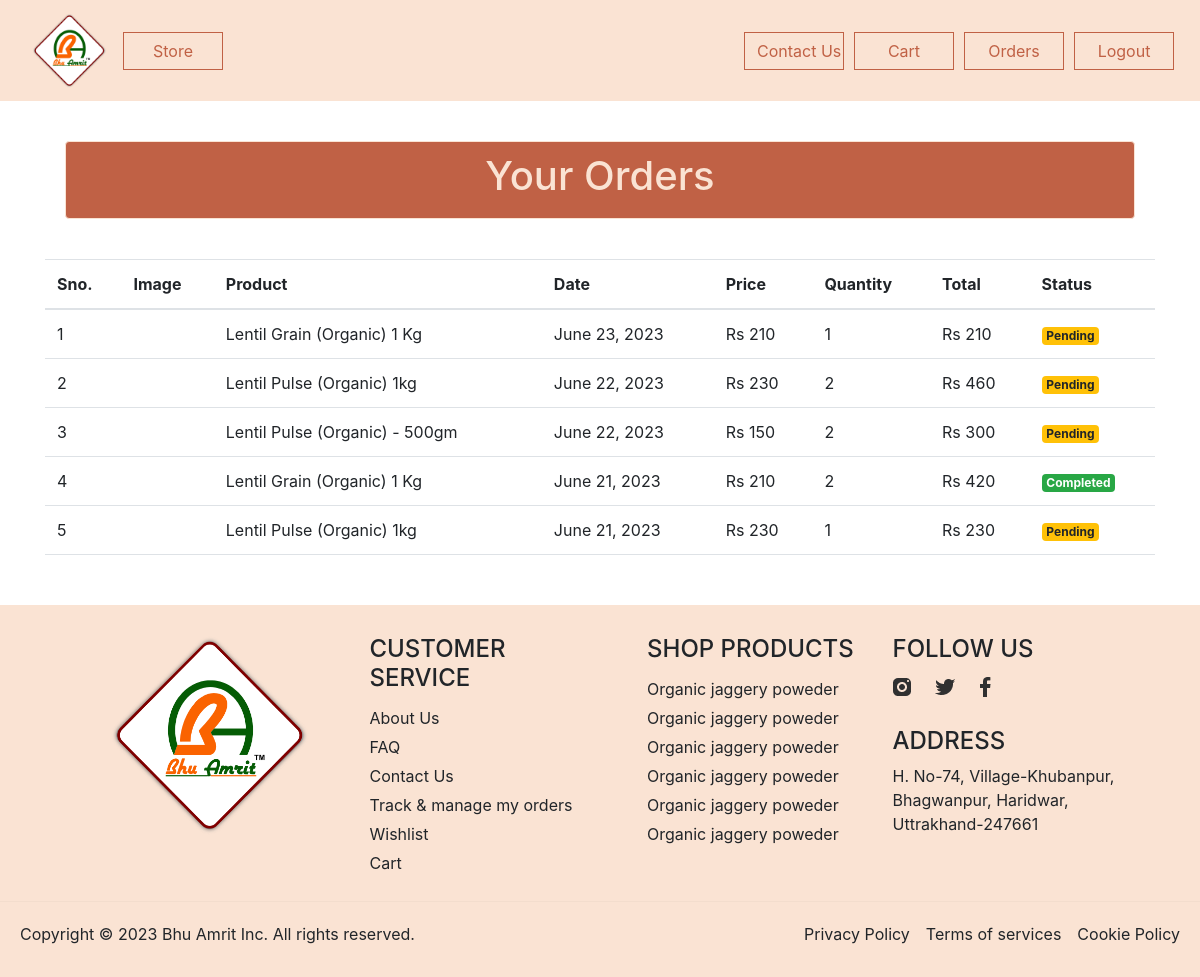
The page /orders (signed in) on the database its author committed.
### store/models/orders.py (models this page shows, shortened)
class Order(models.Model):
    product = models.ForeignKey(Products,
                                on_delete=models.CASCADE)
    customer = models.ForeignKey(Customer,
                                 on_delete=models.CASCADE)
    quantity = models.IntegerField(default=1)
    price = models.IntegerField()
    address = models.CharField (max_length=50, default='', blank=True)
    phone = models.CharField (max_length=50, default='', blank=True)
    date = models.DateField (default=datetime.datetime.today)
    status = models.BooleanField (default=False)
    @staticmethod
    def get_orders_by_customer(customer_id):
        return Order.objects.filter(customer=customer_id).order_by('-date')

### store/models/product.py (models this page shows, shortened)
class Products(models.Model):
    name = models.CharField(max_length=60)
    price= models.IntegerField(default=0)
    category= models.ForeignKey(Category,on_delete=models.CASCADE,default=1 )
    description= models.CharField(max_length=250, default='', blank=True, null= True)
    image= models.ImageField(upload_to='uploads/products/')

### store/middlewares/auth.py (the view)
    def middleware(request):
        print(request.session.get('customer'))
        returnUrl = request.META['PATH_INFO']
        print(request.META['PATH_INFO'])
        if not request.session.get('customer'):
           return redirect(f'login?return_url={returnUrl}')
        response = get_response(request)
        return response

### store/templatetags/custom_filter.py (called while the page is built)
@register.filter(name='currency')
def currency(number):
    return "Rs "+str(number)

@register.filter(name='multiply')
def multiply(number , number1):
    return number * number1

### store/views/orders.py (called while the page is built)
    def get(self , request ):
        customer = request.session.get('customer')
        orders = Order.get_orders_by_customer(customer)
        print(orders)
        return render(request , 'orders.html'  , {'orders' : orders})

### store/templates/orders.html (shortened to what this page needs)
{% extends 'base.html' %}
{% block content %}
{% load cart %}
{% load custom_filter %}
<div class="container ">
    <div class=" rounded store-1">
        <h1 class=" store-heading">Your Orders</h1>
    </div>
    <div style="overflow-x:auto;">
        <table class=" table store-table">
            <thead>
                <tr>
                    <th>Sno.</th>
                    <th>Image</th>
                    <th>Product</th>
                    <th>Date</th>
                    <th>Price</th>
                    <th>Quantity</th>
                    <th>Total</th>
                    <th>Status</th>
                </tr>
            </thead>
            <tbody>
                {% for order in orders %}
                <tr>
                    <td>{{forloop.counter}}</td>
                    <td><img style="height: 80px;" class="rounded-circle" src="{{order.product.image.url}}" alt=""></td>
                    <td>{{order.product.name}}</td>
                    <td>{{order.date}}</td>
                    <td>{{order.price|currency}}</td>
                    <td>{{order.quantity}}</td>
                    <td>{{order.quantity|multiply:order.price|currency}}</td>
                    {% if order.status %}
                    <td><small class="badge badge-success">Completed</small></td>
                    {%else%}
                    <td><small class="badge badge-warning">Pending</small></td>
                    {% endif %}
                </tr>
                {% endfor %}
            </tbody>
        </table>
    </div>
</div>
{% endblock %}

### store/templates/base.html (shortened to what this page needs)
{% load static %}
<!doctype html>
<html lang="en">
<head>
  <link href="https://cdn.jsdelivr.net/npm/bootstrap@5.3.0/dist/css/bootstrap.min.css" rel="stylesheet"
>
  <link rel="stylesheet" href="https://maxcdn.bootstrapcdn.com/bootstrap/4.0.0/css/bootstrap.min.css"
>
  <link rel="stylesheet" href="{% static 'stylesbase.css' %}">
  <link rel="stylesheet" href="{% static 'footer.css' %}">
</head>
<body>
  <nav class="one-edge-shadow navbar navbar-light sticky-top navbar navbar-expand-lg text-white">
    <a class="navbar-brand ms-3 text-dark " href="/">
      <img src="{% static 'logo.png' %}" style="width:75px;height:75px"></a>
    <div class="collapse navbar-collapse" id="navbarSupportedContent">
      <ul class="navbar-nav mr-auto">
        <li class="nav-item active">
          <a href="/store" class="btn nav-buttons" role="button" aria-disabled="true">Store</a>
        </li>
      </ul>
      <ul class=" navbar-nav ms-auto my-2 my-lg-0 ">
        <li class="nav-item active">
          <a href="/contact" class="btn nav-buttons" role="button" aria-disabled="true">Contact
            Us<span class="sr-only">(current)</span></a>
        </li>
        <li class="nav-item active">
          <a href="/cart" class="btn nav-buttons" role="button" aria-disabled="true">Cart
          </a>
        </li>
        {% if request.session.customer %}
        <li class="nav-item active ">
          <a href="/orders" class="btn nav-buttons" role="button" aria-disabled="true">Orders
          </a>
        </li>
        <li class="nav-item active">
          <a href="/logout" class="btn nav-buttons" role="button" aria-disabled="true">Logout
          </a>
        </li>
        {% endif %}
      </ul>
    </div>
  </nav>
  {% block content %}{% endblock %}
  <footer class="container-fluid footer">
    <div class="row row-footer">
      <div class="col-lg-3 col-md-6 col-sm-12 footer-col-1">
        <img src="{% static 'logo.png' %}" alt="BHU-Amrit logo" class="img-footer">
      </div>
      <div class="col-lg-3 col-md-6 col-sm-12">
        <ul style="list-style-type:none;" class="footer-lis">
          <li>
            <h4>CUSTOMER SERVICE</h4>
          </li>
          <li>About Us</li>
          <li>FAQ</li>
          <li>Contact Us</li>
          <li>Track & manage my orders</li>
          <li>Wishlist</li>
          <li>Cart</li>
        </ul>
      </div>
      <div class="col-lg-3 col-md-6 col-sm-12">
        <ul style="list-style-type:none;" class="footer-lis">
          <li>
            <h4>SHOP PRODUCTS</h4>
          </li>
          <li>Organic jaggery poweder</li>
          <li>Organic jaggery poweder</li>
          <li>Organic jaggery poweder</li>
          <li>Organic jaggery poweder</li>
          <li>Organic jaggery poweder</li>
          <li>Organic jaggery poweder</li>
        </ul>
      </div>
      <div class="col-lg-3 col-md-6 col-sm-12">
        <h4>FOLLOW US</h4>
        <img src="{% static 'Insta.png' %}" alt="instagram logo" class="footer-social-img">
        <img src="{% static 'Twitter.png' %}" alt="Twitter logo" class="footer-social-img">
        <img src="{% static 'Facebook.png' %}" alt="Facebook logo" class="footer-social-img"><br>
        <h4>ADDRESS</h4>
        <p>H. No-74, Village-Khubanpur, Bhagwanpur, Haridwar, Uttrakhand-247661</p>
      </div>
    </div>
    <hr class="footer-hr">
    <div class="d-flex flex-column flex-sm-row justify-content-between   footer-bottom ">
      <p>Copyright &copy; 2023 Bhu Amrit Inc. All rights reserved.</p>
      <ul class="list-unstyled d-flex">
        <li class="ms-3">Privacy Policy</li>
        <li class="ms-3">Terms of services</li>
        <li class="ms-3">Cookie Policy</li>
      </ul>
    </div>
  </footer>
</body>
</html>

### store/static/stylesbase.css (style rules this page uses)
nav { background-color: #FAE3D3; }
.nav-item { font-size: px; }
.nav-buttons { border-color: #C06145; border-radius: 0; width: 100px; margin-top: 5px; margin-bottom: 5px; margin-right: 10px; color: #C06145; }
::placeholder { color: #FAE3D3; opacity: 1; }

### store/static/footer.css (style rules this page uses)
.footer { background-color: #FAE3D3; padding: 0; }
.row-footer { padding: 30px 5% 0 5%; }
.img-footer { margin-left: 50px; width: 200px; height: 200px; }
.footer-lis li { padding-bottom: 5px; }
.footer-social-img { padding: 5px 20px 30px 0; }
.footer-hr { margin-top: 5px; margin-bottom: 0; }
.footer-bottom { padding: 20px 20px 15px 20px; }

### store/templates/orders.html (style rules this page uses)
.store-1 { margin: 40px 20px; border-style: solid; border-width: thin; border-color: #fae3d3; background-color: #c06145; color: #fae3d3; }
.store-heading { padding: 10px 0 10px 0; text-align: center; }
.store-table { margin-bottom: 50px; }

### rows shown on the page
Order: product.name "Lentil Grain (Organic) 1 Kg", date "June 23, 2023", price "Rs 210", quantity "1", quantity|multiply "Rs 210", status "Pending"
Order: product.name "Lentil Pulse (Organic) 1kg", date "June 22, 2023", price "Rs 230", quantity "2", quantity|multiply "Rs 460", status "Pending"
Order: product.name "Lentil Pulse (Organic) - 500gm", date "June 22, 2023", price "Rs 150", quantity "2", quantity|multiply "Rs 300", status "Pending"
Order: product.name "Lentil Grain (Organic) 1 Kg", date "June 21, 2023", price "Rs 210", quantity "2", quantity|multiply "Rs 420", status "Completed"
Order: product.name "Lentil Pulse (Organic) 1kg", date "June 21, 2023", price "Rs 230", quantity "1", quantity|multiply "Rs 230", status "Pending"
